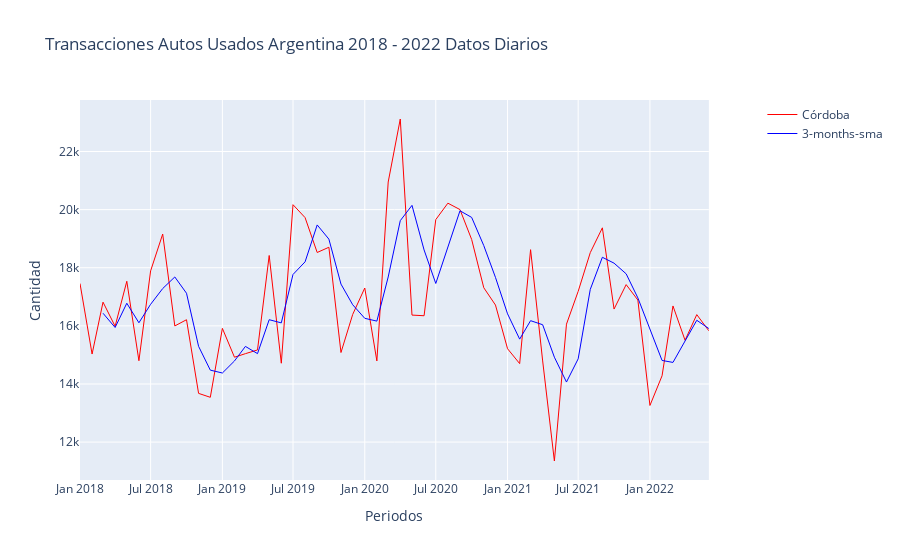

The code cell stored with this chart in its notebook:
### Code cell
# Promedio movil simple

df_MA = df_mes.copy()

df_MA['tramite_fecha'] = df_MA.index

df_MA['3-months-sma'] = df_MA['Córdoba'].rolling(window=3).mean()


get_line_plot(df_MA, 'tramite_fecha', "Córdoba", "3-months-sma", "Transacciones Autos Usados Argentina 2018 - 2022 Datos Diarios")
